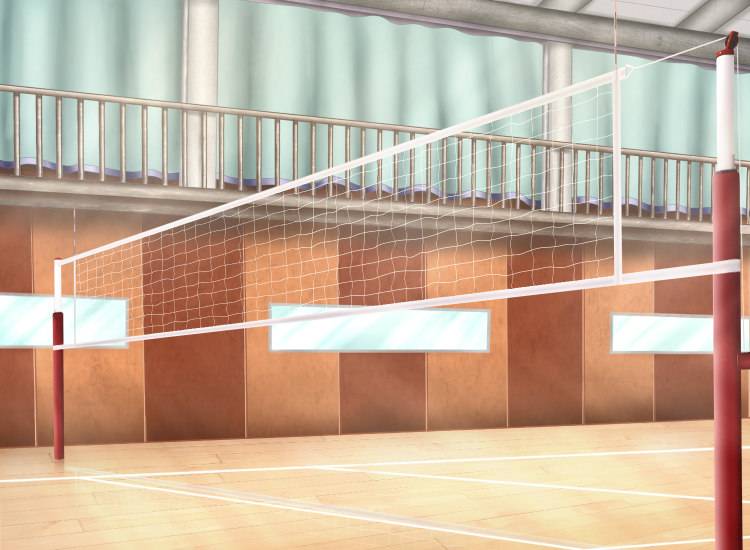
#> input picture hq.png, 1500 x 1100 px, found by its file name (shown at 1/2 size)
$ jupyter execute 'exp 8.ipynb'
#> lines starting #> are read from the running program, lines starting #| are printed output that depends on the picture
[cell 1]
import cv2
import numpy as np
import matplotlib.pyplot as plt

[cell 2]
# load the image
in_img=cv2.imread('hq.PNG')
#> in_img is the input picture: shape (1100, 1500, 3); mean B, G, R 153.4, 174.7, 197.8
in_img.shape
#> Out = (1100, 1500, 3)

[cell 3]
in_img= cv2.resize(in_img, (510,550))
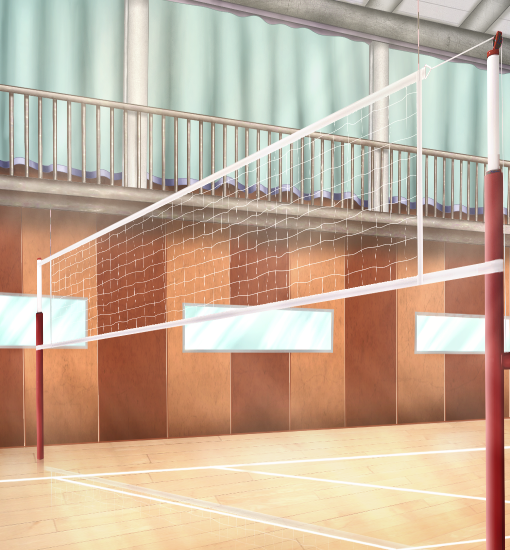
#> in_img: shape (550, 510, 3); mean B, G, R 153.4, 174.7, 197.8
# convert to gray scale
gray_img=cv2.cvtColor(in_img,cv2.COLOR_BGR2GRAY)
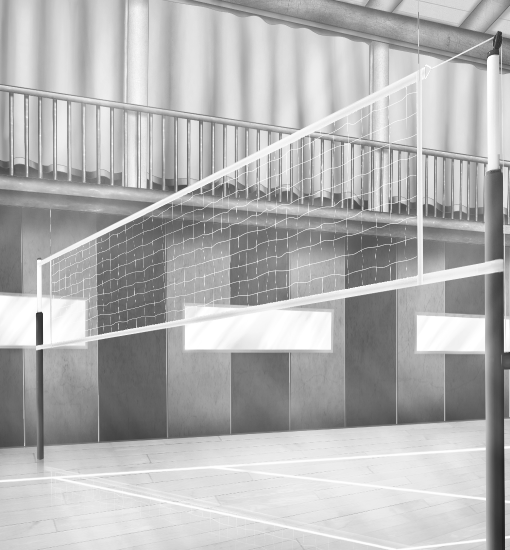
#> gray_img: shape (550, 510); min 31, max 255, mean 179.2
noiseless_img = cv2.GaussianBlur(gray_img,(1,1),0)


cv2.imshow('original image',in_img)
cv2.imshow('gray image',gray_img)
cv2.imshow('blurred image',noiseless_img)
cv2.waitKey(0)
cv2.destroyAllWindows()

[cell 4]
# Canny Edge detector
edges = cv2.Canny(noiseless_img, 50, 150)
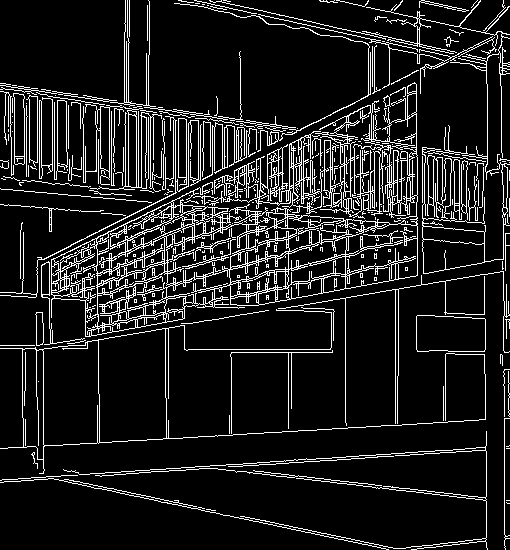
#> edges: shape (550, 510); 11.6% white in thin lines or dots

cv2.imshow('blurred image',noiseless_img)
cv2.imshow('canny edges image',edges)
cv2.waitKey(0)
cv2.destroyAllWindows()

[cell 5]
lines=cv2.HoughLinesP(edges,1,np.pi/180,threshold=80,minLineLength=50,maxLineGap=50)
#> lines = 139 rows, first 6: [20, 275, 501, 41], [1, 189, 509, 233], [20, 272, 489, 33], [0, 480, 504, 445], [48, 478, 338, 539], [42, 297, 501, 120]
for line in lines:
    x1,y1,x2,y2=line[0]
    cv2.line(in_img,(x1,y1),(x2,y2),(0,0,205),2)
#> this loop made 139 passes
#> (x1, y1, x2, y2) on passes 1 to 12: (20, 275, 501, 41), (1, 189, 509, 233), (20, 272, 489, 33), (0, 480, 504, 445), (48, 478, 338, 539), (42, 297, 501, 120), (36, 332, 422, 235), (36, 331, 501, 152), (0, 295, 416, 110), (49, 301, 501, 146), (345, 483, 345, 107), (40, 473, 396, 548)
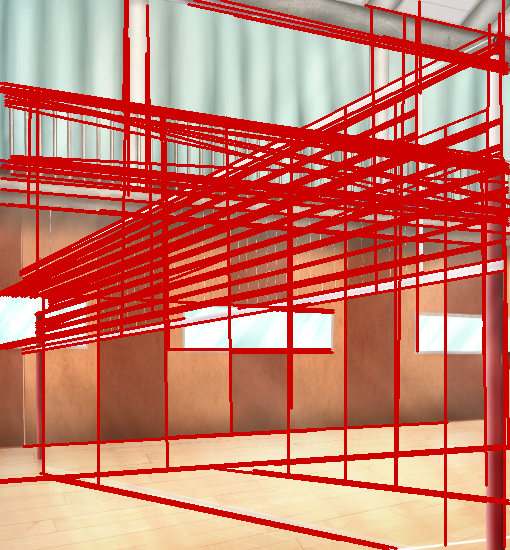
#> in_img: shape (550, 510, 3); mean B, G, R 105.7, 122.1, 202
plt.imshow(in_img)
plt.title('HOUGH')
plt.axis('off')

$ run again, with 2.PNG copied over hq.png
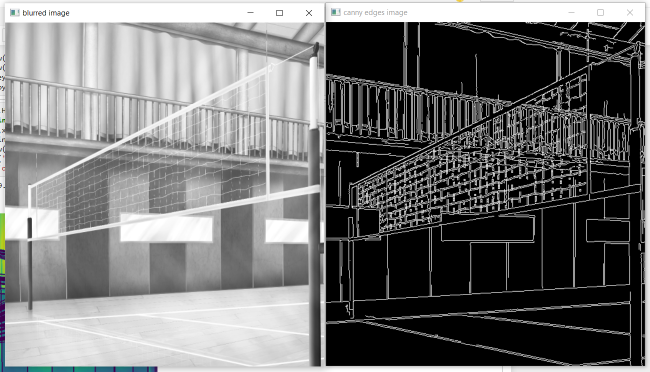
#> input picture 2.PNG, 1299 x 744 px, found by its file name (shown at 1/2 size)
#> in_img is the input picture: shape (744, 1299, 3); mean B, G, R 115.5, 115.5, 115.2
#> `edges = cv2.Canny(noiseless_img, 50, 150)`:
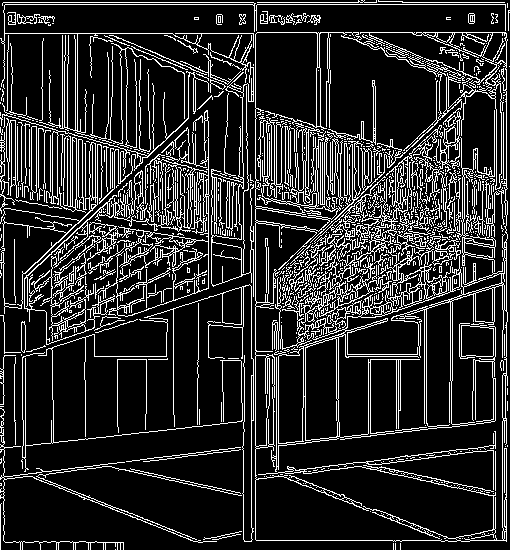
#> edges: shape (550, 510); 16.6% white in thin lines or dots
#> lines = 202 rows, first 6: [2, 4, 507, 4], [255, 539, 255, 3], [3, 2, 504, 2], [506, 541, 506, 33], [243, 96, 243, 14], [251, 541, 251, 180]
#> the loop `for line in lines:` made 202 passes
#> after the loop `for line in lines:`:
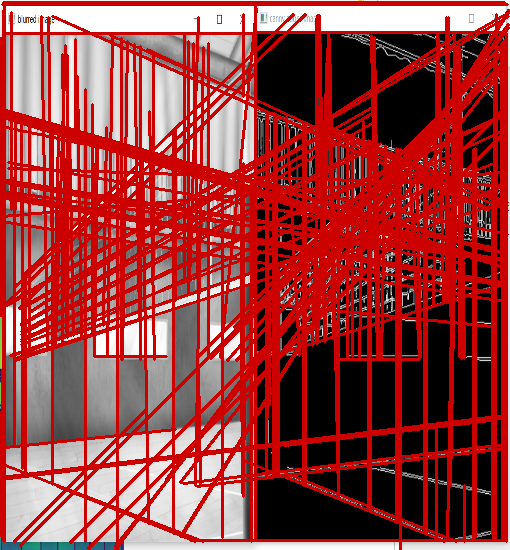
#> in_img: shape (550, 510, 3); mean B, G, R 63, 63, 156.3

$ run again, with 3.png copied over hq.png
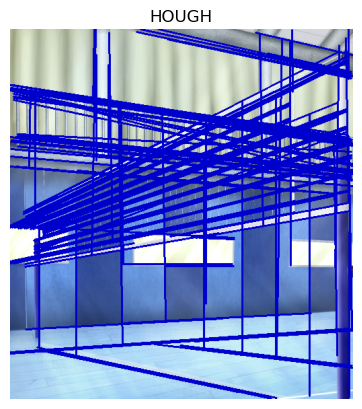
#> input picture 3.png, 362 x 409 px, found by its file name
#> in_img is the input picture: shape (409, 362, 3); mean B, G, R 208.9, 140.4, 126.3
#> `edges = cv2.Canny(noiseless_img, 50, 150)`:
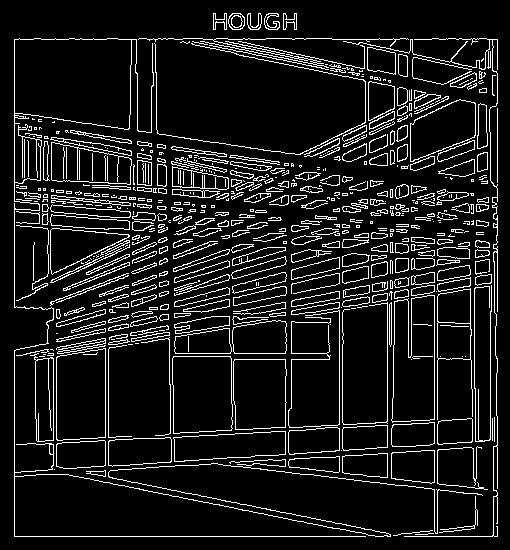
#> edges: shape (550, 510); 10.5% white in thin lines or dots
#> lines = 125 rows, first 6: [14, 536, 497, 536], [14, 535, 14, 39], [497, 535, 497, 39], [434, 531, 434, 38], [339, 528, 339, 134], [34, 355, 494, 274]
#> the loop `for line in lines:` made 125 passes
#> after the loop `for line in lines:`:
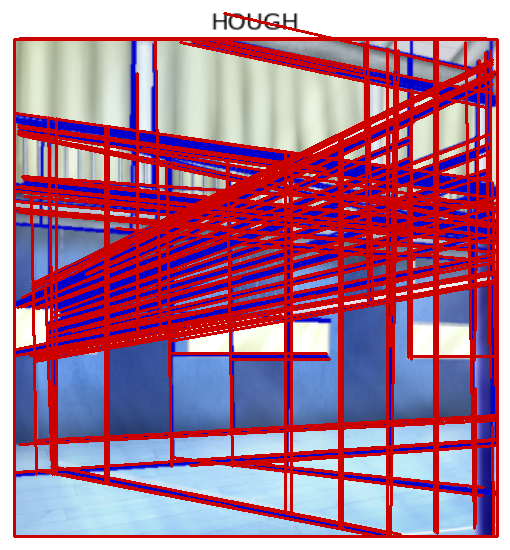
#> in_img: shape (550, 510, 3); mean B, G, R 143.2, 113.8, 168.8
